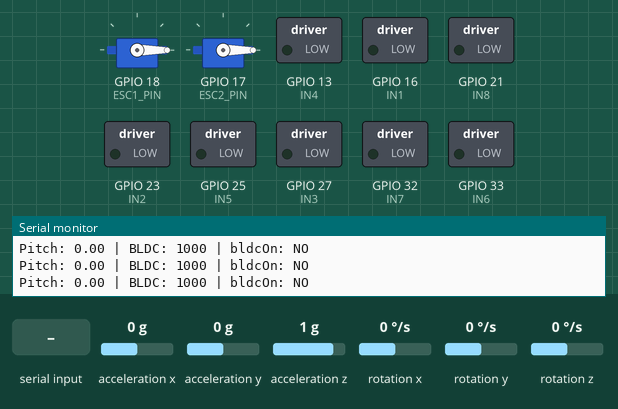
A sketch run on a simulated ESP32. Parts: 2 × servo, switched loads named in the sketch (green lamp = pin HIGH), the last lines printed to the serial monitor. Inputs (shaded band) come from the test bench; at power-on: acceleration y 0 g, acceleration x 0 g, acceleration z 1 g, rotation x 0 °/s, rotation y 0 °/s, rotation z 0 °/s. Nothing arrives over Bluetooth unless stated.

Above: at 7.2 s.
7.3 s: "F\n" received over the second serial link
At 7.7 s:
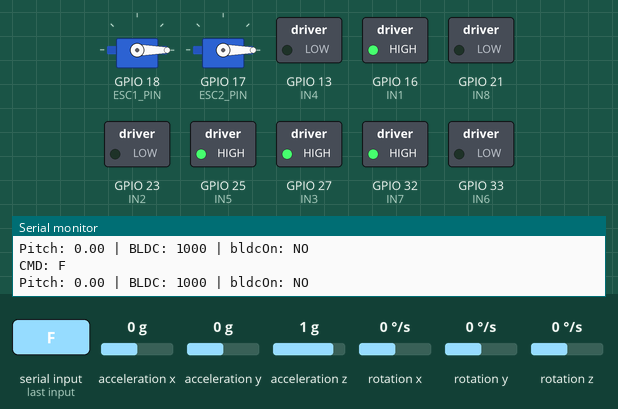
8.8 s: acceleration y set to -0.2 g
10.3 s: acceleration y set to -0.5 g
At 11.2 s:
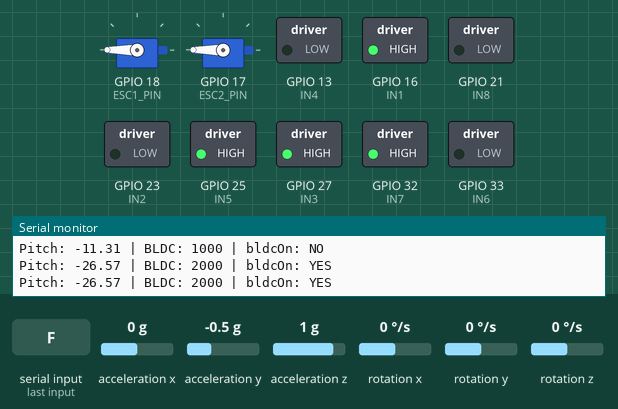
11.8 s: "B\n" received over the second serial link
At 12.9 s:
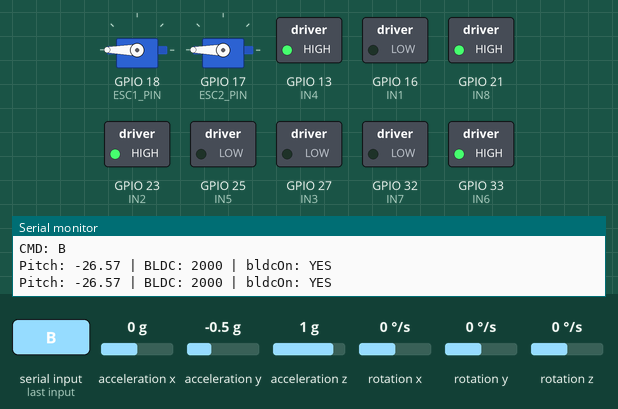
13.3 s: "L\n" received over the second serial link
At 14.1 s:
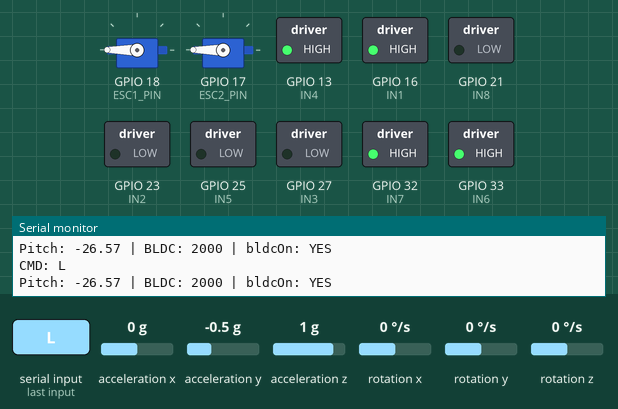
14.8 s: acceleration x set to -0.8 g
16.3 s: acceleration x set to -1.1 g
At 17.3 s:
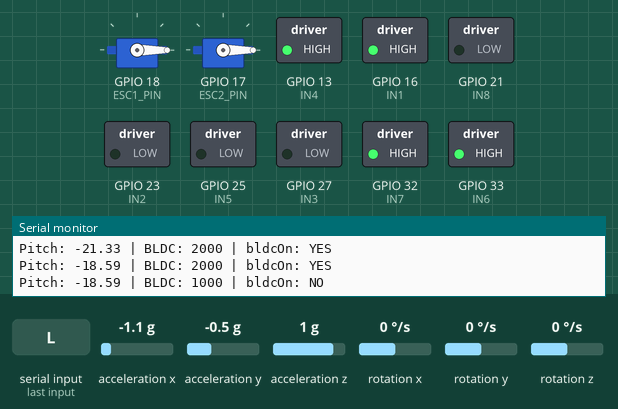
Timing chart, 0 to 18.8 s (numbered marks = the images above; inputs shaded):
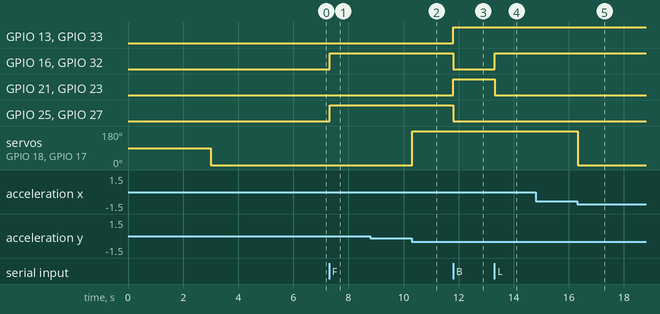

Measured:
- the behaviour switches between -0.3 and -0.4 g on acceleration y (found by bisection; images 1 and 2)
- the behaviour switches between -0.9 and -1 g on acceleration x (found by bisection; images 4 and 5)
- after the input at 7.3 s, GPIO 16 (IN1), GPIO 25 (IN5), GPIO 27 (IN3), GPIO 32 (IN7): LOW → HIGH at once
- after the input at 10.3 s, servo on GPIO 18 (ESC1_PIN), servo on GPIO 17 (ESC2_PIN): 0° → 180° at once
- after the input at 11.8 s, GPIO 13 (IN4), GPIO 21 (IN8), GPIO 23 (IN2), GPIO 33 (IN6): LOW → HIGH at once; GPIO 16 (IN1), GPIO 25 (IN5), GPIO 27 (IN3), GPIO 32 (IN7): HIGH → LOW at once
- after the input at 13.3 s, GPIO 16 (IN1), GPIO 32 (IN7): LOW → HIGH at once; GPIO 21 (IN8), GPIO 23 (IN2): HIGH → LOW at once
- after the input at 16.3 s, servo on GPIO 18 (ESC1_PIN), servo on GPIO 17 (ESC2_PIN): 180° → 0° at once

The sketch:

main.ino
```cpp
// ============================================================
// ESP32 ROBOT — v8 (V5.0) — FINAL DEMO VERSION
// Wall-climbing robot with auto BLDC thrust control.
// Manual drive only: F/B/L/R/S.
// BLDC control simplified to a single threshold for reliability
// under demo conditions:
//   pitch >= 20 deg -> BLDC ON  (full thrust, 2000us)
//   pitch <  20 deg -> BLDC OFF (1000us)
// MPU polled non-blocking every 50ms so driving stays responsive.
// This is the version used for the final wall-climb demonstration.
// ============================================================

#include <ESP32Servo.h>
#include "BluetoothSerial.h"
#include <Wire.h>
#include <MPU6050_tockn.h>

BluetoothSerial SerialBT;
MPU6050 mpu6050(Wire);

// =========================
// MOTORS
// =========================
#define IN1 16  // Front Right
#define IN2 23
#define IN3 27  // Front Left
#define IN4 13
#define IN5 25  // Rear Left
#define IN6 33
#define IN7 32  // Rear Right
#define IN8 21

// =========================
// ESC (BLDC)
// =========================
#define ESC1_PIN 18
#define ESC2_PIN 17

#define ESC_OFF 1000
#define ESC_ON  2000

Servo esc1;
Servo esc2;

// =========================
// STATE
// =========================
char lastMove  = 'S';
bool masterOff = true;
bool bldcOn    = false;

// =========================
// SETUP
// =========================
void setup() {

  // Force all motor pins LOW on boot
  int motorPins[] = {IN1, IN2, IN3, IN4, IN5, IN6, IN7, IN8};
  for (int i = 0; i < 8; i++) {
    pinMode(motorPins[i], OUTPUT);
    digitalWrite(motorPins[i], LOW);
  }

  Serial.begin(115200);
  SerialBT.begin("ESP32_ROBOT");

  // --- MPU6050 ---
  Wire.begin(22, 4);
  mpu6050.begin();
  Serial.println("Keep robot flat and still for calibration...");
  mpu6050.calcGyroOffsets(true);
  Serial.println("MPU6050 Ready");

  // --- ESC Arming ---
  esc1.attach(ESC1_PIN, 1000, 2000);
  esc2.attach(ESC2_PIN, 1000, 2000);
  Serial.println("Arming ESCs...");
  esc1.writeMicroseconds(ESC_OFF);
  esc2.writeMicroseconds(ESC_OFF);
  delay(3000);
  Serial.println("ESCs Armed");

  Serial.println("Robot Ready");
}

// =========================
// LOOP
// =========================
void loop() {

  // --- MPU update, non-blocking, every 50ms ---
  static float pitch = 0;
  static unsigned long lastMPU = 0;
  if (millis() - lastMPU > 50) {
    mpu6050.update();
    pitch = mpu6050.getAngleX();
    lastMPU = millis();
  }

  static unsigned long lastPrint = 0;
  if (millis() - lastPrint > 500) {
    Serial.print("Pitch: ");
    Serial.print(pitch);
    Serial.print(" | BLDC: ");
    Serial.print(bldcOn ? ESC_ON : ESC_OFF);
    Serial.print(" | bldcOn: ");
    Serial.println(bldcOn ? "YES" : "NO");
    lastPrint = millis();
  }

  while (SerialBT.available()) {

    char command = SerialBT.read();
    if (command == '\n' || command == '\r') continue;

    Serial.print("CMD: ");
    Serial.println(command);

    if (command == 'S') {
      masterOff = true;
      lastMove  = 'S';
      bldcOn    = false;
      stopAll();
      esc1.writeMicroseconds(ESC_OFF);
      esc2.writeMicroseconds(ESC_OFF);
      Serial.println("STOPPED - BLDC OFF");
    }
    else if (command == 'F' || command == 'B' ||
             command == 'L' || command == 'R') {
      masterOff = false;
      lastMove  = command;
    }
  }

  // --- Drive (always) ---
  manualDrive(lastMove);

  // --- Auto BLDC (only when not stopped) ---
  if (!masterOff) {
    autoBldc(pitch);
  }

  delay(20);
}

// =========================
// AUTO BLDC THRUST
// Simple: ON at 20 deg+, OFF below 20 deg
// =========================
void autoBldc(float pitch) {
  pitch = fabs(pitch);

  bldcOn = (pitch >= 20);

  int speed = bldcOn ? ESC_ON : ESC_OFF;
  esc1.writeMicroseconds(speed);
  esc2.writeMicroseconds(speed);
}

// =========================
// MANUAL DRIVE
// =========================
void manualDrive(char move) {

  if (move == 'F') {
    digitalWrite(IN1, HIGH); digitalWrite(IN2, LOW);
    digitalWrite(IN3, HIGH); digitalWrite(IN4, LOW);
    digitalWrite(IN5, HIGH); digitalWrite(IN6, LOW);
    digitalWrite(IN7, HIGH); digitalWrite(IN8, LOW);
  }
  else if (move == 'B') {
    digitalWrite(IN1, LOW); digitalWrite(IN2, HIGH);
    digitalWrite(IN3, LOW); digitalWrite(IN4, HIGH);
    digitalWrite(IN5, LOW); digitalWrite(IN6, HIGH);
    digitalWrite(IN7, LOW); digitalWrite(IN8, HIGH);
  }
  else if (move == 'L') pivotLeft();
  else if (move == 'R') pivotRight();
  else if (move == 'S') stopAll();
}

// =========================
// MOTOR FUNCTIONS
// =========================
void pivotLeft() {
  digitalWrite(IN3, LOW);  digitalWrite(IN4, HIGH);
  digitalWrite(IN5, LOW);  digitalWrite(IN6, HIGH);
  digitalWrite(IN1, HIGH); digitalWrite(IN2, LOW);
  digitalWrite(IN7, HIGH); digitalWrite(IN8, LOW);
}

void pivotRight() {
  digitalWrite(IN3, HIGH); digitalWrite(IN4, LOW);
  digitalWrite(IN5, HIGH); digitalWrite(IN6, LOW);
  digitalWrite(IN1, LOW);  digitalWrite(IN2, HIGH);
  digitalWrite(IN7, LOW);  digitalWrite(IN8, HIGH);
}

void stopAll() {
  digitalWrite(IN1, LOW); digitalWrite(IN2, LOW);
  digitalWrite(IN3, LOW); digitalWrite(IN4, LOW);
  digitalWrite(IN5, LOW); digitalWrite(IN6, LOW);
  digitalWrite(IN7, LOW); digitalWrite(IN8, LOW);
}
```
